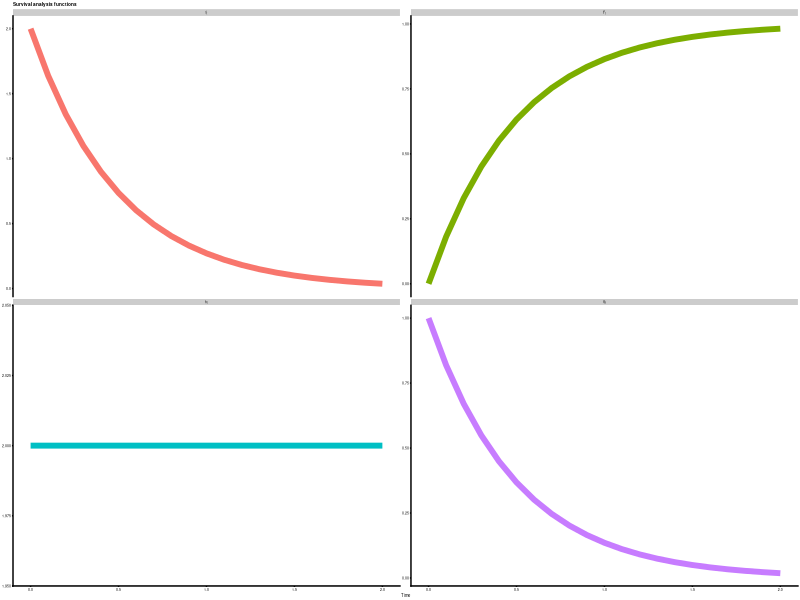
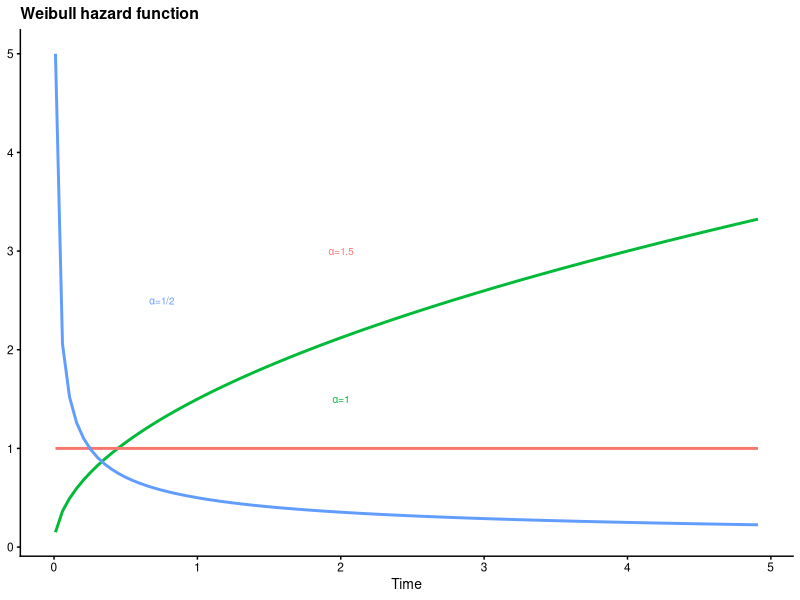
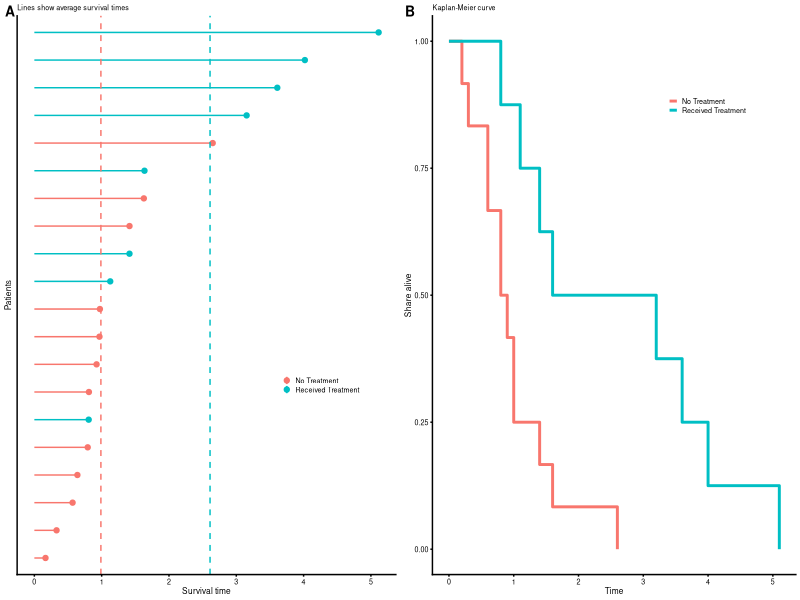

Generate these figures, in order, with R:
## ---- chunk 1
# Call in the CRAN packages
ll <- c('tidyverse','magrittr','cowplot','scales','ggrepel','GGally','forcats','stringr')
        # 'survival','smcure','survminer')
sapply(ll,function(l) require(l,character.only = T))
## ---- chunk 2
# Use theta=2
F.t <- function(t) { pexp(t,rate=2) }
f.t <- function(t) { dexp(t,rate=2) }
S.t <- function(t) { 1 - F.t(t) }
h.t <- function(t) { f.t(t)/S.t(t) }
# Generate data
dat1 <- data.frame(t=seq(0,2,0.1)) %>%
          mutate(Ft=F.t(t),ft=f.t(t),St=S.t(t),ht=h.t(t)) %>%
          gather(dist,val,-t) %>% tbl_df %>% mutate(dist=gsub('t','[t]',dist))
# Plot
ggplot(dat1,aes(x=t,y=val,color=dist)) + geom_line(size=2,show.legend=F) +
  facet_wrap(~dist,scales='free_y',labeller=label_parsed) + theme_cowplot(font_size = 3) +
  labs(x='Time') + ggtitle('Survival analysis functions') + theme(axis.title.y=element_blank())
## ---- chunk 3
h.weibull <- function(t,alpha,theta=1) { alpha*(theta^alpha)*t^(alpha-1) }
# Make the text mapping
tmap <- data.frame(x=c(2,2,0.75),y=c(3,1.5,2.5),lab=c("alpha*'=1.5'","alpha*'=1'","alpha*'=1/2'"))
cmap <- c("#F8766D","#00BA38","#619CFF")

ggplot(data.frame(t=seq(0.01,5,0.1)),aes(x=t)) + theme_cowplot(font_size=10) +
  stat_function(fun=h.weibull,args=list(alpha=1.5),color=cmap[2],size=1) + 
  stat_function(fun=h.weibull,args=list(alpha=1.0),color=cmap[1],size=1) + 
  stat_function(fun=h.weibull,args=list(alpha=0.5),color=cmap[3],size=1) + 
  labs(x='Time') + theme(axis.title.y=element_blank()) + 
  geom_text(data=tmap,aes(x=x,y=y,label=lab,color=lab),inherit.aes=F,parse=T,show.legend=F,size=2.5) + 
  ggtitle('Weibull hazard function')
## ---- chunk 4
set.seed(1)
n <- 20 # Number of patients
alpha <- 1.5
X <- data.frame(patient=str_c('id',1:n),iota=rep(1,n),treatment=sample(c(0,1),n,replace=T))
beta <- c(1,2)
# Generate observed survival times
t.obs <- rweibull(n,shape=1.5,scale=(as.matrix(X[,c('iota','treatment')])%*%beta))
X.obs <- cbind(t.obs,X)
## ---- chunk 5
cp <- 6
# Get average survival times
mu1 <- group_by(X.obs,treatment) %>% summarise(mu=mean(t.obs))
# Plot
p1 <- 
ggplot(X.obs,aes(y=t.obs,x=fct_reorder(patient,t.obs),color=factor(treatment))) + 
  coord_flip() + geom_point() + theme_cowplot(font_size=cp) + 
  scale_color_discrete(name='',labels=c('No Treatment','Received Treatment')) + 
  geom_linerange(aes(ymin=0,ymax=t.obs)) +
  labs(y='Survival time',x='Patients',subtitle='Lines show average survival times') +
  theme(axis.ticks.y=element_blank(),axis.text.y=element_blank(),legend.position=c(0.7,0.35)) +
  geom_hline(data=mu1,aes(yintercept=mu,color=factor(treatment)),show.legend=F,linetype=2)
# KM plot
km.dat <- X.obs %>% tbl_df %>% mutate(time=round(t.obs,1)) %>% arrange(treatment,time) %>%
    group_by(treatment) %>% mutate(at.risk=(length(treatment):1)/length(treatment)) %>%
    mutate(at.risk=lead(at.risk,1),at.risk=ifelse(is.na(at.risk),0,at.risk))
km.dat <- do.call('rbind',split(km.dat,km.dat$treatment) %>% 
                    lapply(.,function(rr)  rbind(mutate(rr[1,],at.risk=1,time=0),rr) ))
p2 <-
ggplot(km.dat,aes(x=time,y=at.risk,color=factor(treatment))) + geom_step(size=1) + 
  theme_cowplot(font_size=cp) +
  scale_color_discrete(name='',labels=c('No Treatment','Received Treatment')) +
  labs(x='Time',y='Share alive',subtitle='Kaplan-Meier curve') + 
  theme(legend.position = c(0.65,0.85))
# Combine
plot_grid(p1,p2,ncol=2,labels=c('A','B'),label_size = 10)

## ---- chunk 6
# Log-likelihood
llik <- function(theta,t,dat) {
  t1 <- theta[1] # alpha
  t2 <- theta[2] # beta_0
  t3 <- theta[3] # beta_1
  -sum(dweibull(x=t,shape=t1,scale=dat %*% rbind(t2,t3),log=T))
}
# Optimize
mlik <- optim(par=c(1,1,1),fn=llik,dat=cbind(1,X.obs$treatment),t=X.obs$t.obs)$par
data.frame(Parameters=c('alpha','beta[0]','beta[1]'),
           True.Value=c(alpha,beta),Maximum.Likelihood=round(mlik,1))
